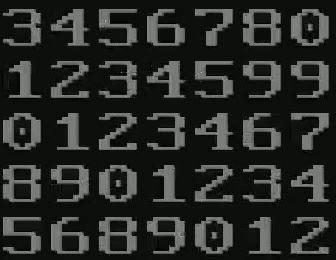
#> input picture 1019/date_time_imgs.png, 336 x 260 px, found by its file name
$ python date_time_train.py
#> lines starting #> are read from the running program, lines starting #| are printed output that depends on the picture; after the words box and inside, x2 and y2 are one past the last pixel; in counts of white or black regions, pixels touching at a corner belong together
import sys
import numpy as np
import cv2

# im = cv2.imread('H:/hainyoung/project/date_time_imgs.jpg')
im = cv2.imread('H:/hainyoung/project/date_time_imgs.png')
#> im is the input picture: shape (260, 336, 3); mean B, G, R 38.9, 41.9, 39.9
# im3 = im.copy()

gray = cv2.cvtColor(im,cv2.COLOR_BGR2GRAY)
blur = cv2.GaussianBlur(gray,(5,5),0)
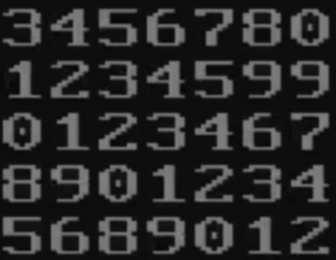
#> blur: shape (260, 336); min 6, max 133, mean 40.9

# thresh = cv2.adaptiveThreshold(blur,255,1,1,11,2)

# _, thresh = cv2.threshold(blur, 127,255, cv2.THRESH_BINARY)

_, thresh = cv2.threshold(blur, 0, 255, cv2.THRESH_OTSU)
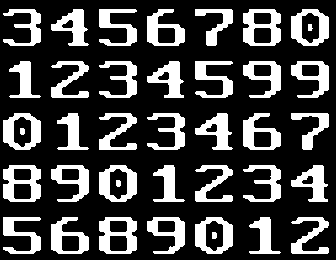
#> thresh: shape (260, 336); 26.7% white; 39 white regions

contours,hierarchy = cv2.findContours(thresh,cv2.RETR_LIST,cv2.CHAIN_APPROX_SIMPLE)
#> contours = 60 contours, 1 with area under 20; largest, box (x1, y1, x2, y2) and area: (99, 217, 137, 254) 1208, (3, 165, 41, 202) 1207, (243, 9, 281, 46) 1206, (99, 165, 137, 202) 1118, (3, 113, 41, 150) 1118

samples =  np.empty((0,100))
responses = []
keys = [i for i in range(48,58)]

for cnt in contours:
    if cv2.contourArea(cnt)>300:

        [x,y,w,h] = cv2.boundingRect(cnt)

        if  h>32:
            cv2.rectangle(im,(x,y),(x+w,y+h),(0,0,255),2)
            roi = thresh[y:y+h,x:x+w]
            roismall = cv2.resize(roi,(10,10))
            cv2.imshow('norm',im)
            key = cv2.waitKey(0)

            if key == 27:  # (escape to quit)
                sys.exit()
#> (the program exits here)
